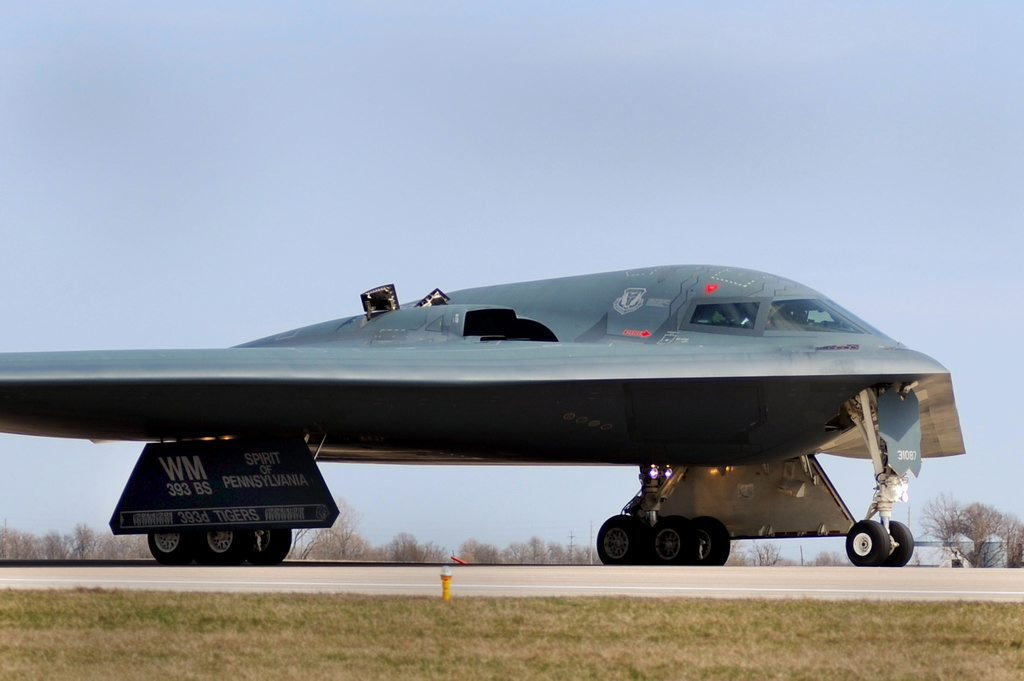
#> input picture MINE_PY27/ThePracticeOfML/SeondEditionMaster/test4.jpg, 1024 x 681 px
$ python 10-21.py   (Python 2 division)
#> lines starting #> are read from the running program, lines starting #| are printed output that depends on the picture
# -*- coding: utf-8 -*-
#分段线性变换
#code:myhaspl@myhaspl.com
#10-21.py
import cv2
import numpy as np
fn="test4.jpg"
myimg=cv2.imread(fn)
#> myimg is the input picture: shape (681, 1024, 3); mean B, G, R 162, 153.3, 147.8
img=cv2.cvtColor(myimg,cv2.COLOR_BGR2GRAY)
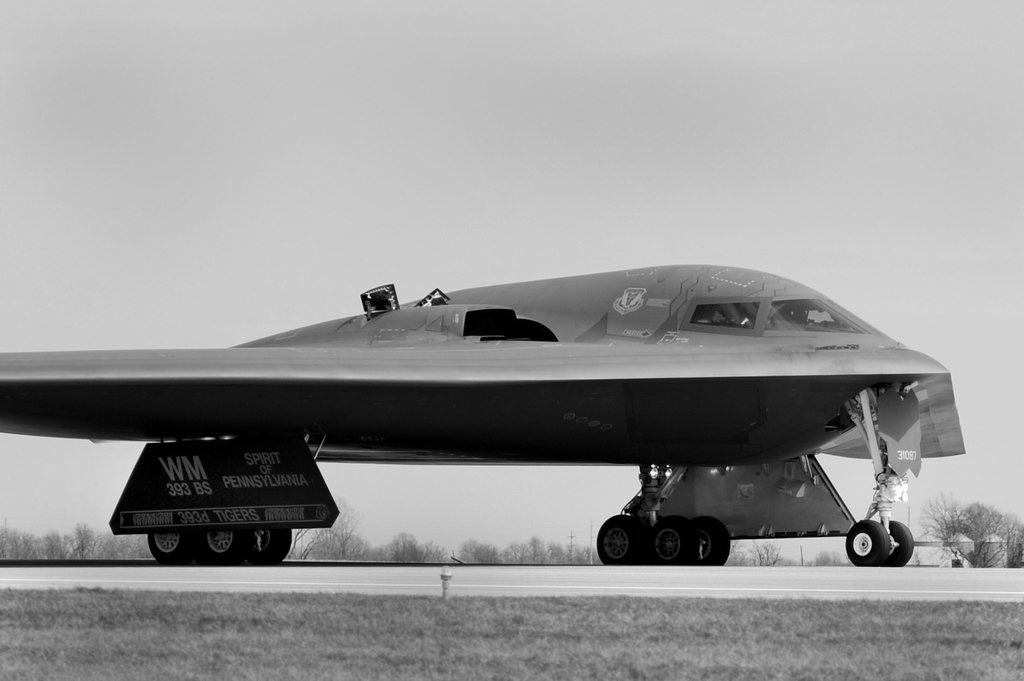
#> img: shape (681, 1024); min 0, max 255, mean 152.7

w=img.shape[1]
#> w = 1024
h=img.shape[0]
#> h = 681
newimg=np.zeros((h,w),np.uint8)
#源
Ds_min=0
Ds_internal=80#中间
Ds_max=255
#目标
Dd_min=0
Dd_internal=160#中间
Dd_max=255
for m in xrange(h):
    for n in xrange(w):
        if img[m,n]>Ds_min and img[m,n]<=Ds_internal:
            newimg[m,n]=int((Dd_internal-Dd_min)/(Ds_internal-Ds_min)*(img[m,n]-Ds_min)+Dd_min)
        else:
            newimg[m,n]=int((Dd_max-Dd_internal)/(Ds_max-Ds_internal)*(img[m,n]-Ds_internal)+Dd_internal)
    print ".",
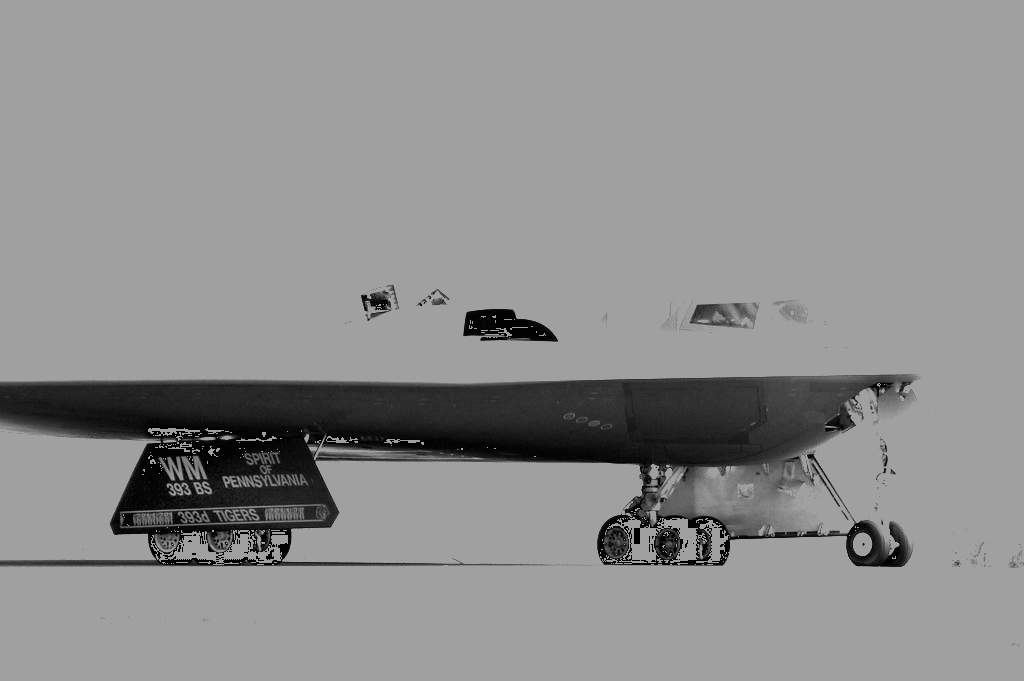
#> newimg: shape (681, 1024); min 2, max 160, mean 143


cv2.imshow('src',img)
cv2.imshow('dst',newimg)
cv2.waitKey()
cv2.destroyAllWindows()

$ run again, with MINE_PY27/ThePracticeOfML/SeondEditionMaster/test1.jpg copied over MINE_PY27/ThePracticeOfML/SeondEditionMaster/test4.jpg
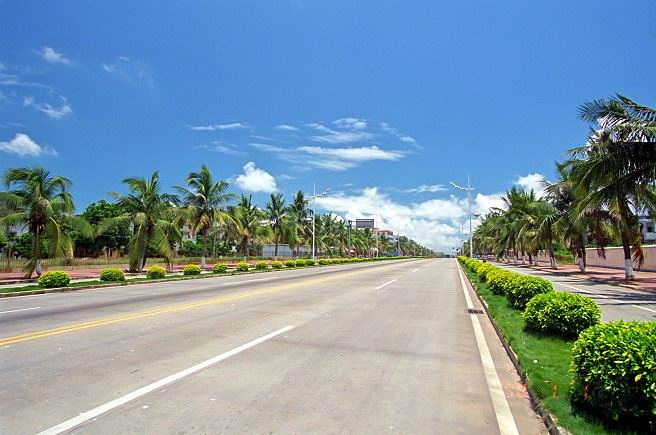
#> input picture MINE_PY27/ThePracticeOfML/SeondEditionMaster/test1.jpg, 656 x 435 px
#> myimg is the input picture: shape (435, 656, 3); mean B, G, R 163.1, 147.9, 122.4
#> `img=cv2.cvtColor(myimg,cv2.COLOR_BGR2GRAY)`:
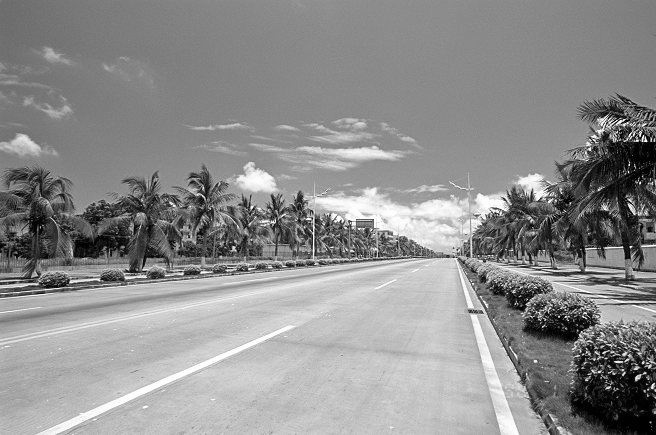
#> img: shape (435, 656); min 0, max 255, mean 142
#> after the loop `for m in xrange(h):`:
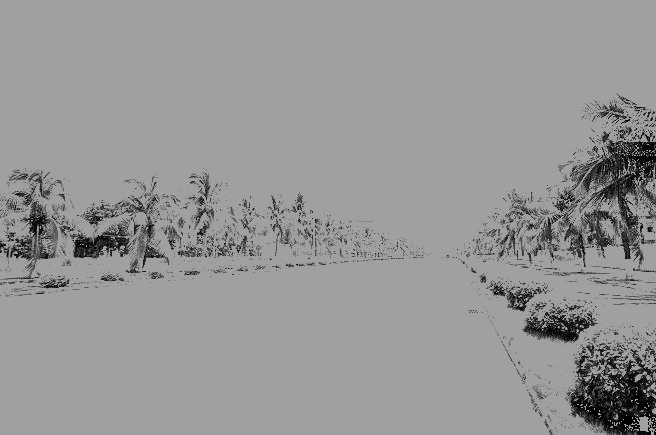
#> newimg: shape (435, 656); min 2, max 160, mean 150.3

$ run again, with MINE_PY27/ThePracticeOfML/SeondEditionMaster/test112.jpg copied over MINE_PY27/ThePracticeOfML/SeondEditionMaster/test4.jpg
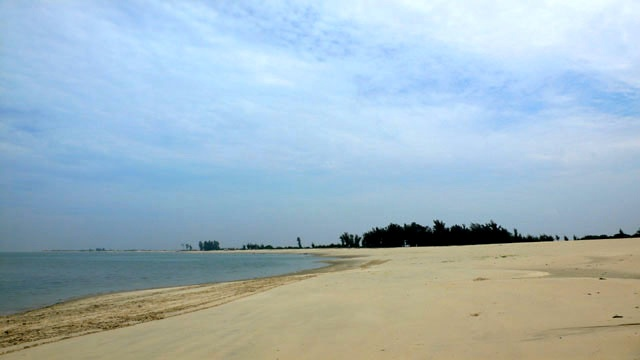
#> input picture MINE_PY27/ThePracticeOfML/SeondEditionMaster/test112.jpg, 640 x 360 px
#> myimg is the input picture: shape (360, 640, 3); mean B, G, R 192, 181.7, 160.6
#> `img=cv2.cvtColor(myimg,cv2.COLOR_BGR2GRAY)`:
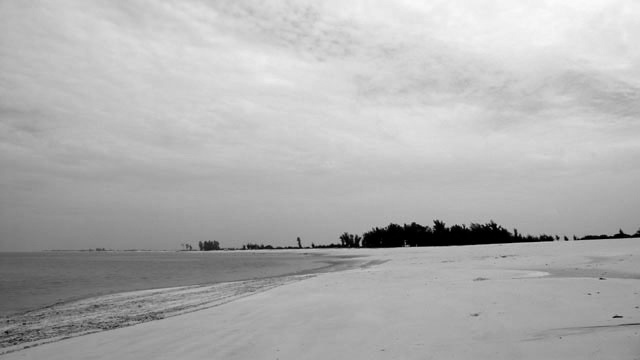
#> img: shape (360, 640); min 0, max 251, mean 176.6
#> after the loop `for m in xrange(h):`:
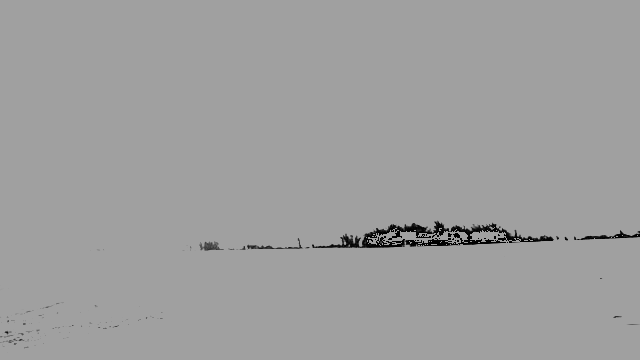
#> newimg: shape (360, 640); min 2, max 160, mean 158.4

$ run again, with MINE_PY27/ThePracticeOfML/SeondEditionMaster/test2.jpg copied over MINE_PY27/ThePracticeOfML/SeondEditionMaster/test4.jpg
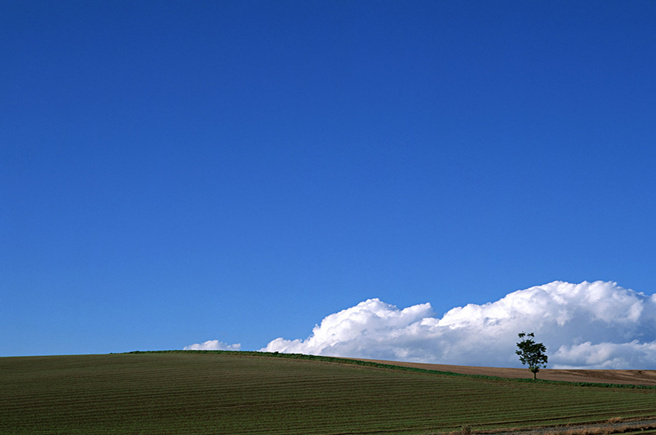
#> input picture MINE_PY27/ThePracticeOfML/SeondEditionMaster/test2.jpg, 656 x 435 px
#> myimg is the input picture: shape (435, 656, 3); mean B, G, R 162.9, 99.8, 59.6
#> `img=cv2.cvtColor(myimg,cv2.COLOR_BGR2GRAY)`:
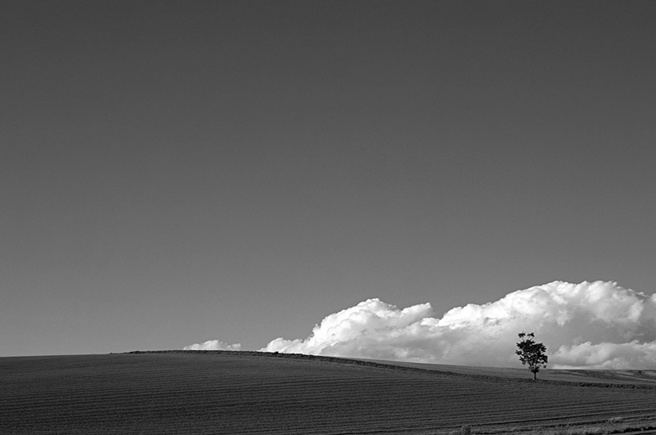
#> img: shape (435, 656); min 0, max 255, mean 95
#> after the loop `for m in xrange(h):`:
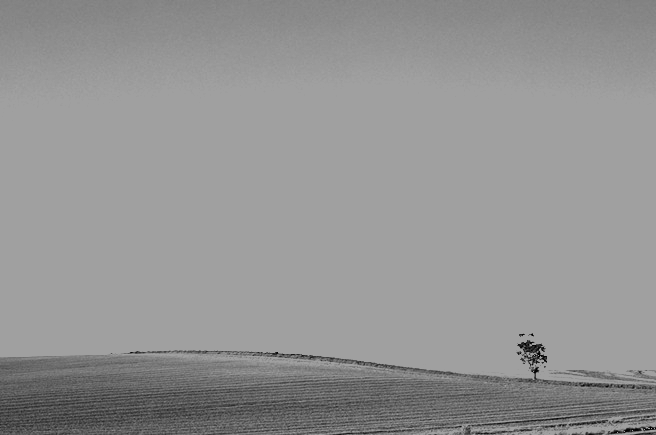
#> newimg: shape (435, 656); min 2, max 160, mean 147.7
